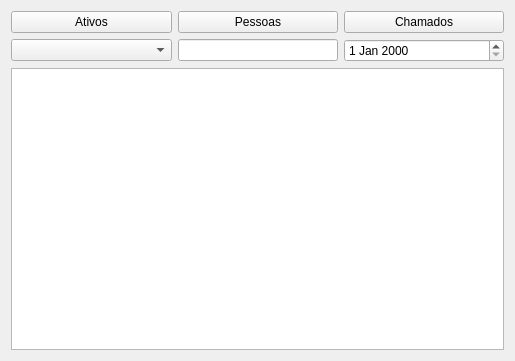
<?xml version="1.0" encoding="UTF-8"?>
<ui version="4.0">
 <class>relatoriosimples</class>
 <widget class="QWidget" name="relatoriosimples">
  <property name="geometry">
   <rect>
    <x>0</x>
    <y>0</y>
    <width>515</width>
    <height>361</height>
   </rect>
  </property>
  <property name="windowTitle">
   <string>Relatório Simples</string>
  </property>
  <layout class="QGridLayout" name="gridLayout">
   <item row="1" column="1">
    <widget class="QLineEdit" name="lineNome">
     <property name="maximumSize">
      <size>
       <width>160</width>
       <height>16777215</height>
      </size>
     </property>
    </widget>
   </item>
   <item row="2" column="0" colspan="3">
    <widget class="QTableView" name="tableResultados"/>
   </item>
   <item row="0" column="2">
    <widget class="QPushButton" name="botaoChamados">
     <property name="text">
      <string>Chamados</string>
     </property>
    </widget>
   </item>
   <item row="0" column="1">
    <widget class="QPushButton" name="botaoPessoas">
     <property name="text">
      <string>Pessoas</string>
     </property>
    </widget>
   </item>
   <item row="1" column="0">
    <widget class="QComboBox" name="comboTipo"/>
   </item>
   <item row="1" column="2">
    <widget class="QDateEdit" name="dateAbertura"/>
   </item>
   <item row="0" column="0">
    <widget class="QPushButton" name="botaoAtivos">
     <property name="text">
      <string>Ativos</string>
     </property>
    </widget>
   </item>
  </layout>
 </widget>
 <resources/>
 <connections/>
</ui>
